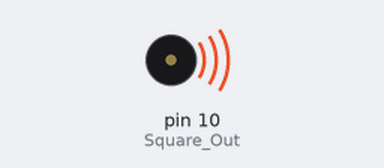
Simulated run of this sketch. Board: Arduino Uno, built with avr-gcc and run on an emulated ATmega328P. On the bench: buzzer (waves = sounding). Random numbers use the default seed unless the sketch sets one; what the sketch prints to the serial monitor is not drawn.

Above: at 0.1 s.
Timing chart, 0 to 40.0 s (numbered marks = the images above):
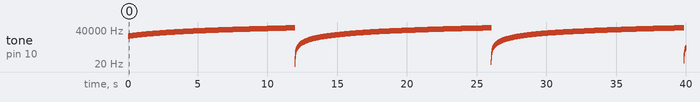

Measured:
- by itself, tone on pin 10 (Square_Out): plays 10050 Hz for 0.02 s, 10100 Hz for 0.03 s, 10300 Hz for 0.01 s, 10350 Hz for 0.01 s, 10400 Hz for 0.01 s, 10450 Hz for 0.02 s … (2525 notes in this stretch)

The sketch:

FV-1_Clock_Freq_PWM.ino
```cpp
void setup() {
   pinMode (10, OUTPUT);                                       //Square Out
   pinMode (11, INPUT);                                        //potentiometer

   Serial.begin(9600);                                       //  setup serial for potentiometer

}

void loop() {

    int sensorValue = analogRead(A0);        //read potentiometer value on pin A0

    sensorValue = map(sensorValue, 0, 1023, 20, 2);         //scale sensorValue
    Serial.println(sensorValue);                            //print sensorValue
    unsigned int freq1 = 10000;                              //should range between 25kHz and 50kHz
    unsigned int delayMicro = sensorValue*10;


   int x = 50;                         //addition scaler for frequency


/* SINE WAVE */


   for (int i = 0; i <= 1023; i = i++)                      //sweep up
   {
      freq1 = freq1 + x;                                    //increase frequency and add
      tone(10, freq1);                                      //generate square wave out of pin 10
      int randNumber = random(2,20);
     delay(randNumber);
   }

  delayMicroseconds(sensorValue);

    for (int i = 0; i <= 1023; i = i++)                     //sweep down
    {
      freq1 = freq1 - x;                                    //increase frequency and add x
      tone(10, freq1);                                    //generate square wave out of pin 10
      int randNumber = random(2,20);
     delay(randNumber);
   }

  delayMicroseconds(sensorValue);


  /* SQUARE WAVE */

     for (int i = 0; i <= 1023; i = i++)                      //sweep up
   {
      int randNumber = random(2,20);
      freq1 = 40000 + (10*randNumber);                                    //increase frequency and add
      tone(10, freq1);                                      //generate square wave out of pin 10
      delay(randNumber);
   }

  delayMicroseconds(sensorValue);

    for (int i = 0; i <= 1023; i = i++)                     //sweep down
    {
      int randNumber = random(2,20);
      freq1 = 10000 + (10*randNumber);                                    //increase frequency and add x
      tone(10, freq1);                                    //generate square wave out of pin 10
      delay(randNumber);
   }

  delayMicroseconds(sensorValue);

}
```

WaveTable.cpp
```cpp
/*
  WaveTable.cpp - Library for WaveTable lookup.
  Created by Christian Terjesen, April 28, 2018.
  For Adventure Audio LLC use only.
*/

#include "Arduino.h"
#include "WaveTable.h"

WaveTable::WaveTable()
{
}
```

Source omitted: WaveTable.h (23401 bytes)
